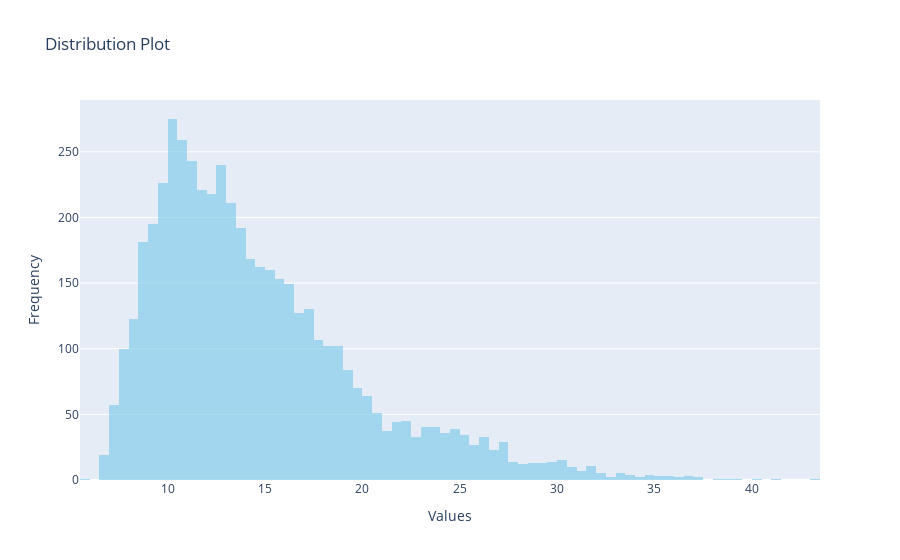

Notebook code for this chart:
### Code cell
histogram_trace = go.Histogram(
    x=portfolio['Sharpe'],  # 'column_name' contains the data you want to plot
    marker_color='skyblue',  # Optional: set color of bars
    opacity=0.7,  # Optional: set opacity of bars
)


layout = go.Layout(
    title='Distribution Plot',  # Set title of the plot
    xaxis=dict(title='Values'),  # Set label for x-axis
    yaxis=dict(title='Frequency'),  # Set label for y-axis
)

fig = go.Figure(data=[histogram_trace], layout=layout)
fig.show()

### Figure 1 — Plotly figure (JSON) as saved in the notebook; plotly's stock layout.template omitted (floating-point values rounded to 4 significant figures; data arrays with more than 128 entries replaced by an {"elided": "..."} marker saying what was removed)
{"data": [{"marker": {"color": "skyblue"}, "opacity": 0.7, "type": "histogram", "x": {"elided": "5000 float values"}}], "layout": {"title": {"text": "Distribution Plot"}, "xaxis": {"title": {"text": "Values"}}, "yaxis": {"title": {"text": "Frequency"}}}}
